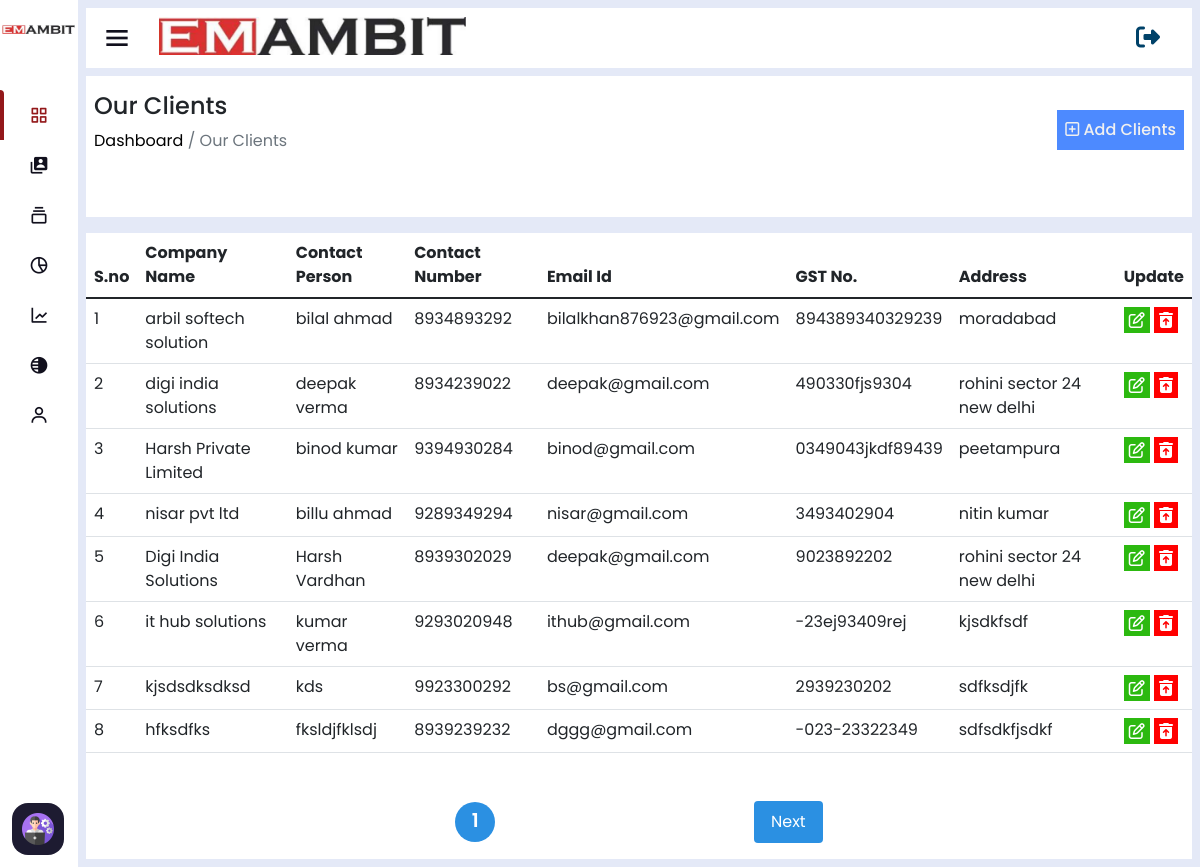
/manage-company/ (signed in), run on the app's committed database.
### home/models.py (models this page shows, shortened)
class ClientCompanyInfo(models.Model):
    company_name=models.CharField(max_length=200)
    company_phone=models.CharField(max_length=20)
    contact_person=models.CharField(max_length=250)
    company_email=models.CharField(max_length=254)
    company_gst=models.CharField(max_length=50)
    company_address=models.CharField(max_length=254)
    timestampt=models.DateTimeField(auto_now_add=True,null=True,blank=True)

### home/views.py (the view)
# urls.py: path('manage-company/',manageClientCompany_view),
@login_required(login_url='/login')
def manageClientCompany_view(request):
    companydata=ClientCompanyInfo.objects.all()
    p = Paginator(companydata, 8)
    page_number = request.GET.get('page')
    try:
        page_obj = p.get_page(page_number)
    except PageNotAnInteger:
        page_obj = p.page(1)
    except EmptyPage:
        page_obj = p.page(p.num_pages)
    return render(request,'our-company.html',{"data":page_obj})

### home/templates/our-company.html (shortened to what this page needs)
<!DOCTYPE html>
<html lang="en" dir="ltr">
<head>
  {% include 'header-links.html' %}
</head>
<body>
  {% include 'header.html' %}
  {% if user.is_authenticated and user.is_superuser %}
  <section class="nav-section">
    {% include 'subtitle.html' %}
    <div class="breadcum">
        <div class="flex">
            <div>
                <h2>Our Clients</h2>
                <p> <a href="/">  Dashboard</a> / Our Clients</p>
            </div>
            <div class="assign-engineer-btn p-2">
                <a href="/add-company"><i class="fa-regular fa-square-plus"></i> Add Clients</a>
            </div>
        </div>
    </div>
    <div class="assign-engineer-table overflow-auto editable-table" style="background: white;">
        <div class="row">
            <div class="col-md-12">
                <table class="table large-table">
                    <thead>
                      <tr>
                        <th scope="col">S.no</th>
                        <th scope="col">Company Name</th>
                        <th scope="col">Contact Person</th>
                        <th scope="col">Contact Number</th>
                        <th scope="col">Email Id</th>
                        <th scope="col">GST No.</th>
                        <th scope="col">Address</th>
                        <th scope="col">Update</th>
                      </tr>
                    </thead>
                    <tbody>
                      {% for i in data.object_list %}
                      <tr>
                        <td>{{forloop.counter}}</td>
                        <td>{{i.company_name}}</td>
                        <td>{{i.contact_person}}</td>
                        <td>{{i.company_phone}}</td>
                        <td>{{i.company_email}}</td>
                        <td>{{i.company_gst}}</td>
                        <td>{{i.company_address}}</td>
                        <td>
                            <a href="/update-company/{{i.id}}"><i class="fa-regular fa-pen-to-square"></i></a>
                            <a href="/delete-company/{{i.id}}"><i class="fa-solid fa-trash-can-arrow-up"></i></a>
                        </td>
                      </tr>
                      {% endfor %}
                    </tbody>
                </table>
                <div class="pagination">
                  <span class="num" >{{data.number}}</span>
                  {%if data.has_next %}
                      <a class="btn next" href="?page={{data.next_page_number}}">Next</a>
                  {% endif %}
                </div>
            </div>
        </div>
    </div>
  </section>
  {% else %}
  <script>
      window.location.href='/page-note-found'
  </script>
  {% endif %}
</body>
</html>

### home/static/assets/css/sidebar.css (style rules this page uses)
* { margin: 0; padding: 0; box-sizing: border-box; font-family: 'Poppins', sans-serif; }
.nav-section { position: relative; background: #E4E9F7; min-height: 100vh; left: 260px; width: calc(100% - 260px); transition: all 0.5s ease; }
.sidebar.close~.nav-section { left: 78px; width: calc(100% - 78px); }

### home/static/assets/css/style.css (style rules this page uses)
* { margin: 0; padding: 0; box-sizing: border-box; font-family: "Poppins" , sans-serif; text-decoration: none; }
a { text-decoration: none !important; }
:root { --main-bg : #E4E9F7; --light-white: #f0f0f0; --light-white-p: #6c757d; --color-anchor: #0d6efd; --color-blue: #4d8aff; --color-dark-blue: #004269; --color-blu : #4387c0; --color-blue-light : #00AAA9; --color-orange : orange; --color-green : rgb(44, 185, 16); }
.flex { display: flex; align-items: center; justify-content: space-between; margin-bottom: 2rem; }
.breadcum { background: white; padding: 1rem 0.5rem; margin-bottom: 1rem; }
.breadcum h2 { font-size: 1.5rem; }
.breadcum p { color: var(--light-white-p); }
.breadcum a { color: black; }
table { width: 100%; }
.assign-engineer-btn { background: var(--color-blue); display: inline-block; }
.assign-engineer-btn a { color: var(--light-white); font-weight: 500; }
.editable-table td .fa-pen-to-square { background: var(--color-green); color: white; padding: 5px; }
.editable-table td .fa-trash-can-arrow-up { background: red; color: white; padding: 5px; }
td .fa-trash-can-arrow-up { background: red; color: white; padding: 5px; }
.large-table { min-width: 850px; }
.nav-section { padding: 0.5rem !important; }
.pagination { padding: 1rem 0; display: flex; align-items: center; justify-content: space-evenly; width: 80%; margin: auto; margin-top: 2rem; background: rgba(255, 255, 255, 0.353); border-radius: 10px; }
.pagination .btn { padding: 0.5rem 1rem; color: white; background: var(--color-blue-light); background: rgb(43, 144, 226); }
.pagination .num { padding: 0.2rem 0.5rem; font-size: 1.2rem; font-weight: 600; background: rgb(43, 144, 226); color: white; height: 40px; width: 40px; border-radius: 50%; display: flex; align-items: center; justify-content: center; }

### data on the page
ClientCompanyInfo: company_name "arbil softech solution", contact_person "bilal ahmad", company_phone "8934893292", company_email "bilalkhan876923@gmail.com", company_gst "894389340329239", company_address "moradabad"
ClientCompanyInfo: company_name "digi india solutions", contact_person "deepak verma", company_phone "8934239022", company_email "deepak@gmail.com", company_gst "490330fjs9304", company_address "rohini sector 24 new delhi"
ClientCompanyInfo: company_name "Harsh Private Limited", contact_person "binod kumar", company_phone "9394930284", company_email "binod@gmail.com", company_gst "0349043jkdf89439", company_address "peetampura"
ClientCompanyInfo: company_name "nisar pvt ltd", contact_person "billu ahmad", company_phone "9289349294", company_email "nisar@gmail.com", company_gst "3493402904", company_address "nitin kumar"
ClientCompanyInfo: company_name "Digi India Solutions", contact_person "Harsh Vardhan", company_phone "8939302029", company_email "deepak@gmail.com", company_gst "9023892202", company_address "rohini sector 24 new delhi"
ClientCompanyInfo: company_name "it hub solutions", contact_person "kumar verma", company_phone "9293020948", company_email "ithub@gmail.com", company_gst "-23ej93409rej", company_address "kjsdkfsdf"
ClientCompanyInfo: company_name "kjsdsdksdksd", contact_person "kds", company_phone "9923300292", company_email "bs@gmail.com", company_gst "2939230202", company_address "sdfksdjfk"
ClientCompanyInfo: company_name "hfksdfks", contact_person "fksldjfklsdj", company_phone "8939239232", company_email "dggg@gmail.com", company_gst "-023-23322349", company_address "sdfsdkfjsdkf"

### other printed values
{{ data.number }} "1"
